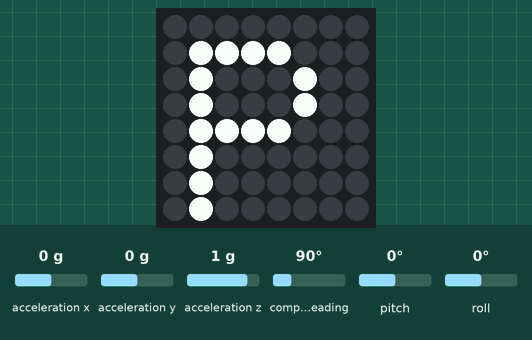
This program was run on a simulated Raspberry Pi (BCM pin numbers) with a Sense HAT. Parts: the Sense HAT's 8×8 RGB LED matrix. Inputs (shaded band) come from the test bench; at power-on: acceleration x 0 g, acceleration y 0 g, acceleration z 1 g, compass heading 90°, pitch 0°, roll 0°. The Sense HAT reports a negative pitch or roll as 360° plus the angle; what the program prints to the terminal is not drawn.

Above: at 1.2 s.
1.3 s: acceleration x set to -1.4 g
At 2.5 s:
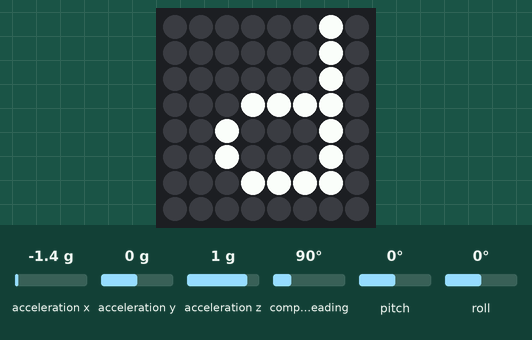
2.8 s: acceleration x set to 0 g
At 3.9 s:
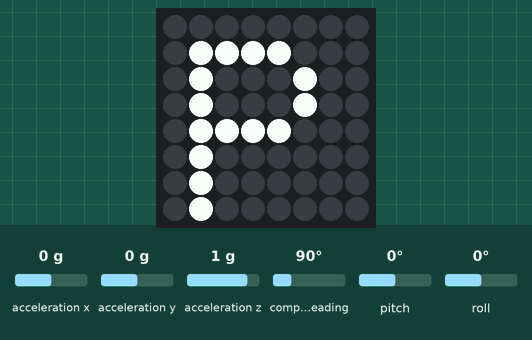
4.3 s: acceleration y set to -1.4 g
At 5.0 s:
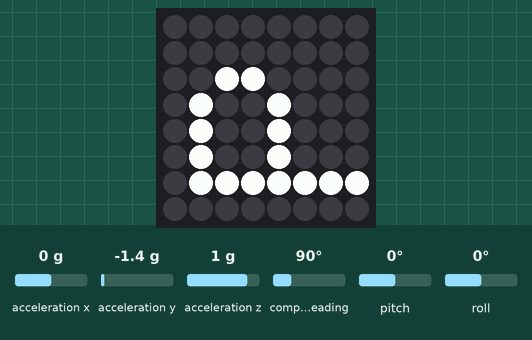
Timing chart, 0 to 7.3 s (numbered marks = the images above; inputs shaded):
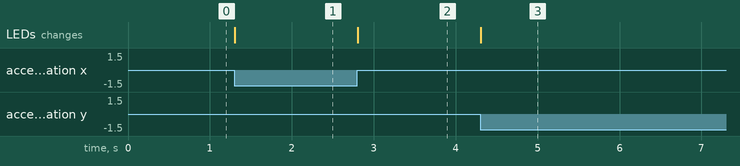

Measured:
- after the input at 1.3 s, the LEDs: change at once (image 1)
- after the input at 2.8 s, the LEDs: change at once (image 2)
- after the input at 4.3 s, the LEDs: change at once (image 3)

The program:

ziroskop.py
```python
from sense_emu import SenseHat
import time
sense=SenseHat()

#ziroskop=sense.get_orientation()
#roll, pitch, yaw = ziroskop.values()

roll, pitch, yaw = sense.get_orientation().values()

roll=round(roll, 2)
pitch=round(pitch, 2)
yaw=round(yaw, 2)

mjerenje=f'Roll: {roll}; Pitch: {pitch}; Yaw: {yaw}'
#sense.show_message(mjerenje)
print(mjerenje)

accelerometer=sense.get_accelerometer_raw().values()
print(accelerometer)

sense.show_letter('P')
while True:
    x, y, z = sense.get_accelerometer_raw().values()
    x=round(x,0)
    y=round(y,0)
    if x==-1:
        sense.set_rotation(180)
    elif y==1:
        sense.set_rotation(90)
    elif y==-1:
        sense.set_rotation(270)
    else:
        sense.set_rotation(0)
```
